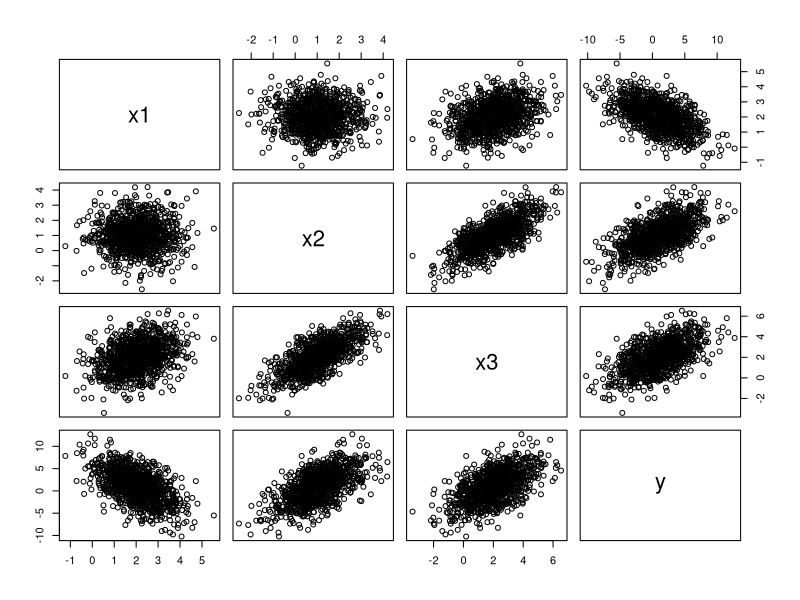
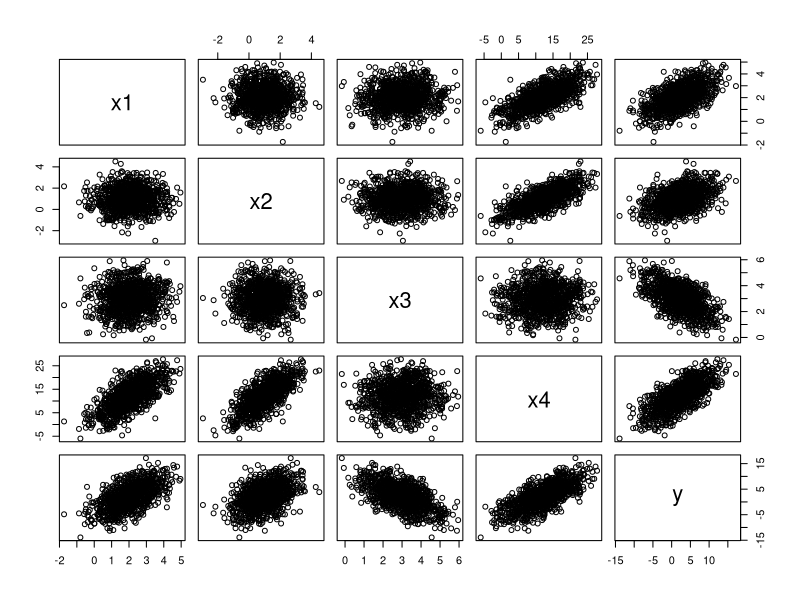
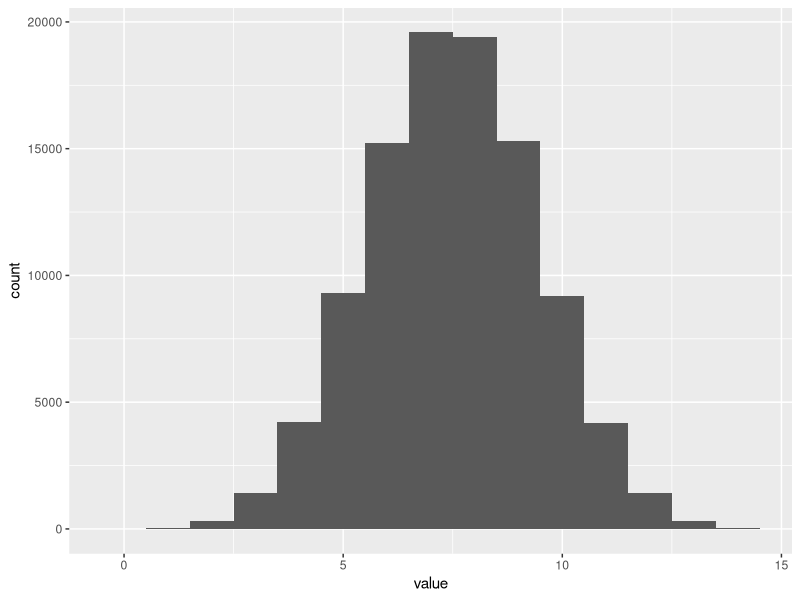

Reproduce these figures in R, in order.



# library and data --------------------------------------------------------

library(tidyverse)

n <- 1000

x1 <- rnorm(n, mean = 2, sd = 1)

#Helper:
x2 <- rnorm(n, mean = 1, sd = 1)
# Corr. variables omitted
x3 <- 0.5*x1 + 1*x2 + rnorm(n = n, mean = 0, sd = 1)



y <- 3 + 2*x3 - 3*x1 + rnorm(n, mean = 0, sd = 1)

df <- tibble( x1 = x1, x2 = x2, x3 = x3, y = y)

# true model:
df %>%  lm(y ~ x3 + x1, data =.) %>% summary

# Dont observe x1 
df %>% lm(y ~ x1, data = .) %>% summary


plot(df)

cor(df$x1, df$x3)




# The full example --------------------------------------------------------
# Omitted variable bias


create_data <- function(n_obs = 1000 ) {
  n <- n_obs
  
  x1 <- rnorm(n, mean = 2, sd = 1)
  x2 <- rnorm(n, mean = 1, sd = 1)
  x3 <- rnorm(n, mean = 3, sd = 1)
  x4 <- 4*x1 + 4*x2 + rnorm(n = n, mean = 0, sd = 1)
  
  y <- 3 + 3*x1 + 2*x2 - 3*x3 + rnorm(n, mean = 0, sd = 1)
  
  df <- tibble( x1 = x1, x2 = x2, x3 = x3, x4, y = y)
  
  return(df)
}

df <- create_data(1000)

df

plot(df)

df %>% lm(y ~ x1 + x2 + x3 + x4 , data = .) %>% summary

# Omitt x4: Both variables X1 and x2 are revised upward!
df %>% lm(y ~ x1 + x2 + x3  , data = .) %>% summary

bOLS_minus_bTRUE <- function( cor_x1_x2 = 0.5 ) {
  
  
}



# Example: Exam ~ presence (at seminars) ----------------------------------

# approx normaldistrib. integers 0 - 100. OBS -> Normal. distribued X is unbund and a real-number 
z <- rbinom(100000, 15, 0.5 ) %>% as.tibble()

z %>% ggplot( ) + aes( x = value ) + geom_histogram( binwidth = length(max(z$value))/1 )

  
  
  
  
  
  
  
  
  
  
  